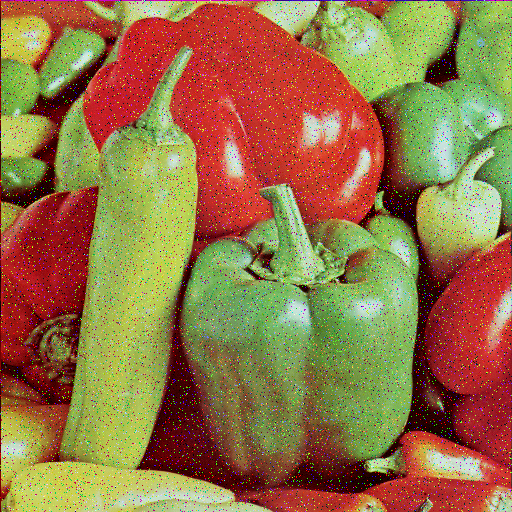
#> input picture code /pepper_noise.bmp, 512 x 512 px
$ jupyter execute --allow-errors Final2.ipynb
#> lines starting #> are read from the running program, lines starting #| are printed output that depends on the picture
[cell 1]
import numpy as np
import numpy
from PIL import Image
import matplotlib.pyplot as plt
import skimage
from skimage import data,io
from skimage.exposure import rescale_intensity
from skimage import measure
from random import random
from skimage.measure import compare_psnr

[cell 2]
def median_filter(data, filter_size):
    temp = []
    indexer = filter_size // 2
    data_final = []
    data_final = numpy.zeros((len(data),len(data[0])))
    for i in range(len(data)):

        for j in range(len(data[0])):

            for z in range(filter_size):
                if i + z - indexer < 0 or i + z - indexer > len(data) - 1:
                    for c in range(filter_size):
                        temp.append(0)
                else:
                    if j + z - indexer < 0 or j + indexer > len(data[0]) - 1:
                        temp.append(0)
                    else:
                        for k in range(filter_size):
                            temp.append(data[i + z - indexer][j + k - indexer])

            temp.sort()
            data_final[i][j] = temp[len(temp) // 2]
            temp = []
    return data_final

[cell 3]
def salt_and_pepper(image, p):
    output = np.zeros(image.shape,np.uint8)
    thres = 1 - p
    for i in range(image.shape[0]):
        for j in range(image.shape[1]):
            rdn = random()
            if rdn < p:
                output[i][j] = 0
            elif rdn > thres:
                output[i][j] = 255
            else:
                output[i][j] = image[i][j]
    return output

[cell 4]
def convolve(image, kernel, scale = 1):
    (iH,iW) = image.shape[:2]
    (kH,kW) = kernel.shape[:2]

    pad = (kW-1)//2
    output = np.zeros((iH-2*pad, iW-2*pad), dtype = "float32")

    for x in np.arange(pad, iH-pad):
        for y in np.arange(pad, iW-pad):
            roi = image[x-pad:x+pad+1, y-pad:y+pad+1]
            output[x-pad,y-pad] = (roi*kernel).sum()*scale
    return output

[cell 5]
gaussian_7 = np.array((
      [0,0,1,2,1,0,0],
      [0,3,13,22,13,3,0],
      [1,13,59,97,59,13,1],
      [2,22,97,159,97,22,2],
      [1,13,59,97,59,13,1],
      [0,3,13,22,13,3,0],
      [0,0,1,2,1,0,0]), dtype = "int")

[cell 6]
def my_imresize(original_img, scale):

    inverse_scale = 1/scale
    (x,y) = original_img.shape
    (ix, iy)= (int(x*scale), int(y*scale))
    interpolated_image=np.zeros((ix, iy), dtype="uint8")

    for i in np.arange(ix-1):
        row = i*inverse_scale
        irow = int(row)
        a = row - irow
        for j in np.arange(iy-1):
            col = j*inverse_scale
            icol = int(col)
            b = col - icol
            interpolated_image[i, j] = (original_img[irow,icol]*(1-a)*(1-b) + original_img[irow,icol+1]*a*(1-b)
                               + original_img[irow+1,icol]*(1-a)*b + original_img[irow+1,icol+1]*a*b).astype("uint8")
    return interpolated_image

[cell 7]
def my_imresize(original_img, scale):

    inverse_scale = 1/scale
    (x,y) = original_img.shape
    (ix, iy)= (int(x*scale), int(y*scale))
    interpolated_image=np.zeros((ix, iy), dtype="uint8")

    for i in np.arange(ix-1):
        row = i*inverse_scale
        irow = int(row)
        a = row - irow
        for j in np.arange(iy-1):
            col = j*inverse_scale
            icol = int(col)
            b = col - icol
            interpolated_image[i, j] = (original_img[irow,icol]*(1-a)*(1-b) + original_img[irow,icol+1]*a*(1-b)
                               + original_img[irow+1,icol]*(1-a)*b + original_img[irow+1,icol+1]*a*b).astype("uint8")
    return interpolated_image

## 문제5
pepper_noise.bmp 파일에 대해 위의 1, 2, 4번 문제를 반복하세요.

: 원본 이미지는 아래와 같다

[cell 8]
pepper_noise = io.imread("pepper_noise.bmp")
#> pepper_noise is the input picture: shape (512, 512, 3); mean R, G, B 148.7, 116, 69.6
io.imshow(pepper_noise)
plt.show()

### 원본 이미지에 salt&pepper 즉 노이즈를 추가하여보자

[cell 9]
noise_img = salt_and_pepper(pepper_noise,0.1)
#> after the loop in salt_and_pepper, `for i in range(image.shape[0]):`:
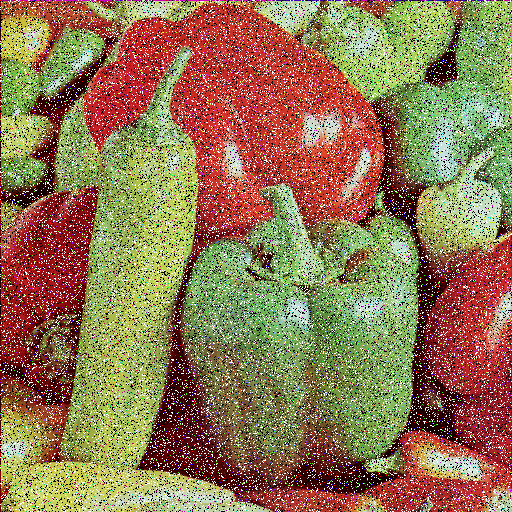
#> output: shape (512, 512, 3); mean R, G, B 144.5, 118.4, 81.3
io.imshow(noise_img)
plt.show()

## noise removal sol1. median filter
median_filter를 통해 noise를 제거해보자

[cell 10]
img = Image.open("pepper_noise.bmp").convert("L")
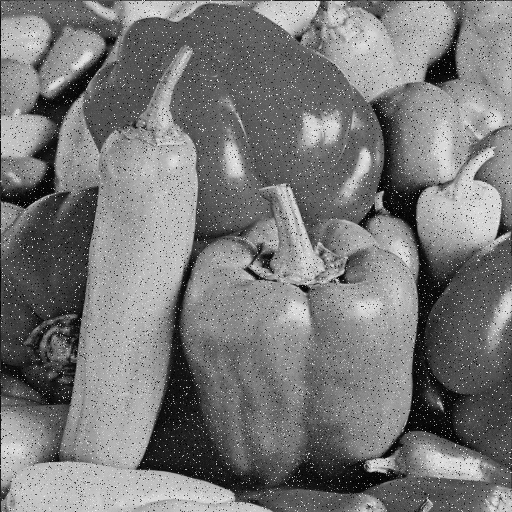
#> img: PIL image 512x512 L; min 0, max 255, mean 120.5
arr = numpy.array(img)
removed_noise = median_filter(arr, 3)
#> in median_filter, `data_final = numpy.zeros((len(data),len(data[0])))`: data_final: shape (512, 512) float64; every value is 0
#> after the loop in median_filter, `for i in range(len(data)):`:
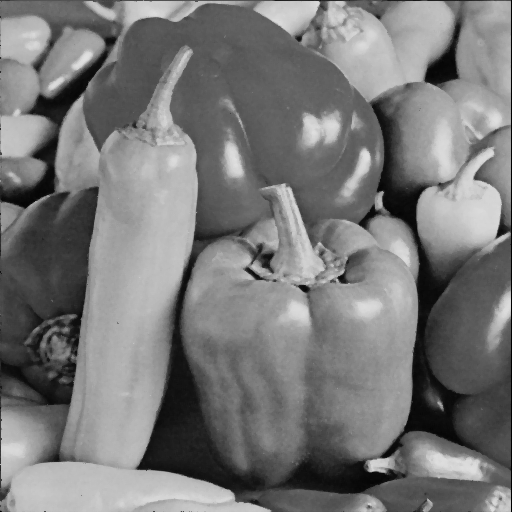
#> data_final: shape (512, 512) float64; min 0, max 225, mean 120.1
median_img = Image.fromarray(removed_noise)
plt.imshow(median_img)
plt.show()

## noise removal sol2. gaussian filter
convolve function 을 아래와 같이 정의하고, gaussian filter를 사용하여 노이즈를 제거해보자

[cell 11]
gaussian_img = convolve(pepper_noise[:,:,0], gaussian_7, scale = 1/1003)
#> after the loop in convolve, `for x in np.arange(pad, iH-pad):`:
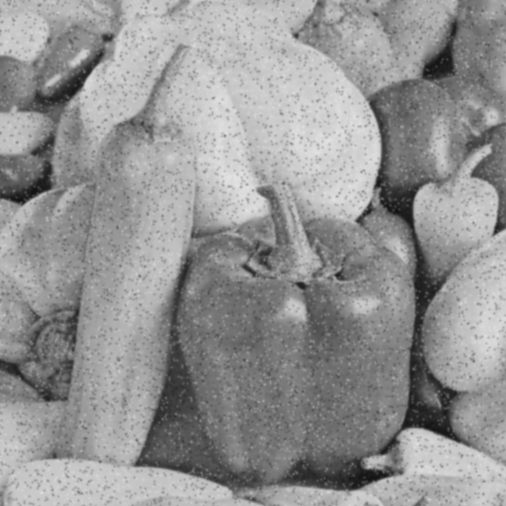
#> output: shape (506, 506) float32; min 17.44, max 228, mean 148.6
plt.imshow(gaussian_img, cmap = plt.cm.gray)
plt.show()

## 문제2.
다음의 형식으로 세 개의 영상을 display 하세요. (subplot 명령어 사용)
(원본 이미지 , noise 이미지, filtering 된 이미지 순으로세 개의 이미지가 서로 비교 가능하게 display)

[cell 12]
plt.figure(figsize=(18,15))
plt.subplot(1,4,1)
plt.imshow(pepper_noise),plt.title('Original Image')
plt.xticks([]),plt.yticks([])
plt.subplot(1,4,2)
plt.imshow(noise_img),plt.title('Noise Image')
plt.xticks([]),plt.yticks([])
plt.subplot(1,4,3)
plt.imshow(median_img,cmap = plt.cm.gray),plt.title('Filtering Image1')
plt.xticks([]),plt.yticks([])
plt.subplot(1,4,4)
plt.imshow(gaussian_img,cmap = plt.cm.gray),plt.title('Filtering Image2')
plt.xticks([]),plt.yticks([])
plt.show()

## 문제4
skimage.measure.compare_psnr 을 사용하여 원본 이미지- noise image의 PSNR 및 원본 이미지 filtering된 image의 PSRN 을 각각 구하세요.

: 각 이미지들의 사이즈를 확인해보자. my_imresize함수를 통해 네개의 이미지를 (512,512)로 사이즈 조정

[cell 13]
print(pepper_noise.shape, noise_img.shape, arr.shape, gaussian_img.shape)
#| (512, 512, 3) (512, 512, 3) (512, 512) (506, 506)

[cell 14]
interpolated_image = my_imresize(gaussian_img,1.013)

$ run again, with code /cat.jpg saved as code /pepper_noise.bmp
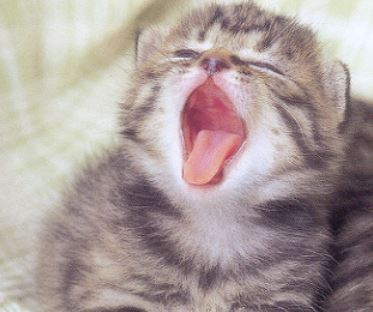
#> input picture code /cat.jpg, 373 x 312 px
#> pepper_noise is the input picture: shape (312, 373, 3); mean R, G, B 172, 158.1, 155.8
#> after the loop in salt_and_pepper, `for i in range(image.shape[0]):`:
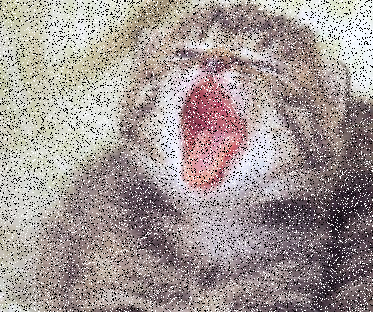
#> output: shape (312, 373, 3); mean R, G, B 163, 151.9, 150.1
#> after the loop in convolve, `for x in np.arange(pad, iH-pad):`:
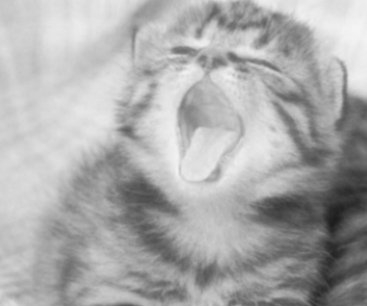
#> output: shape (306, 367) float32; min 27.57, max 245, mean 171.9
#| (312, 373, 3) (312, 373, 3) (312, 373) (306, 367)
